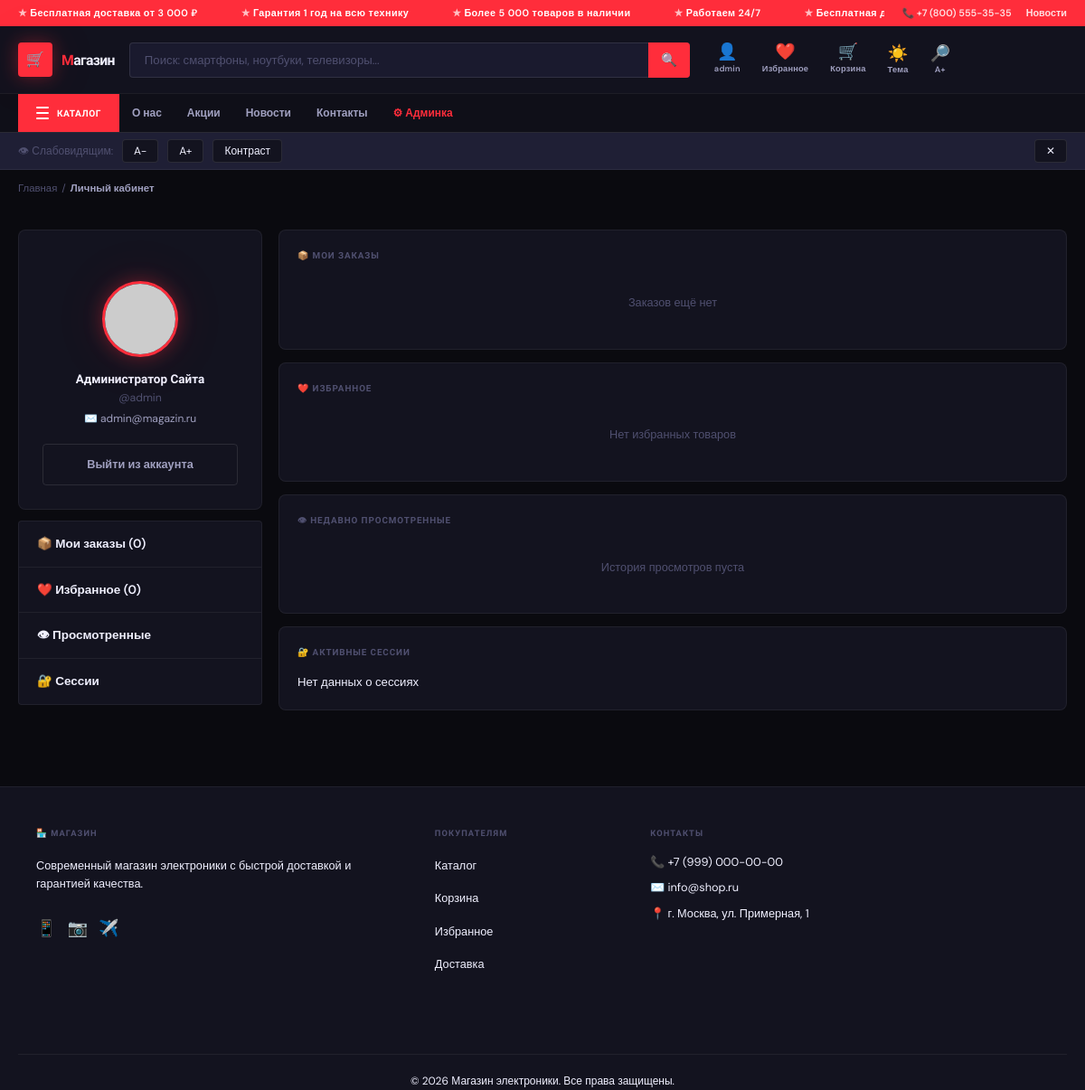
The app's page /profile.php (signed in) with its own data.
### tables this page shows
CREATE TABLE `users` (
  `id`           INT AUTO_INCREMENT PRIMARY KEY,
  `email`        VARCHAR(255) NOT NULL UNIQUE,
  `login`        VARCHAR(100) NOT NULL UNIQUE,
  `full_name`    VARCHAR(255) NOT NULL,
  `nickname`     VARCHAR(100) NOT NULL UNIQUE,
  `birthdate`    DATE NOT NULL,
  `gender`       ENUM('male','female','other') NOT NULL,
  `password`     VARCHAR(255) NOT NULL,
  `avatar`       VARCHAR(255) DEFAULT 'default_avatar.png',
  `role`         ENUM('user','admin') DEFAULT 'user',
  `created_at`   TIMESTAMP DEFAULT CURRENT_TIMESTAMP
);

### includes/auth.php (called while the page is built, shortened)
<?php
require_once __DIR__ . '/db.php';
function isLoggedIn(): bool {
    return isset($_SESSION['user_id']);
}
function isAdmin(): bool {
    return isset($_SESSION['user_role']) && $_SESSION['user_role'] === 'admin';
}
function getCurrentUser(): ?array {
    global $pdo;
    $stmt = $pdo->prepare("SELECT * FROM users WHERE id = ?");
    $stmt->execute([$_SESSION['user_id']]);
    return $stmt->fetch() ?: null;
}
function getSettings(): array {
    global $pdo;
    $stmt = $pdo->query("SELECT setting_key, setting_value FROM settings");
    $rows = $stmt->fetchAll();
    $out = [];
    foreach ($rows as $row) {
        $out[$row['setting_key']] = $row['setting_value'];
    }
    return $out;
}

### profile.php (the view, shortened to what this page needs)
<?php
require_once __DIR__ . '/includes/auth.php';
$userId = $_SESSION['user_id'];
$orders = $pdo->prepare("SELECT o.*, (SELECT COUNT(*) FROM order_items oi WHERE oi.order_id = o.id) as items_count FROM orders o WHERE o.user_id = ? ORDER BY o.created_at DESC LIMIT 10");
$orders->execute([$userId]);
$orderList = $orders->fetchAll();
$history = $pdo->prepare("SELECT p.*, vh.viewed_at FROM view_history vh JOIN products p ON vh.product_id = p.id WHERE vh.user_id = ? ORDER BY vh.viewed_at DESC LIMIT 8");
$history->execute([$userId]);
$viewHistory = $history->fetchAll();
$favs = $pdo->prepare("SELECT p.* FROM favorites f JOIN products p ON f.product_id = p.id WHERE f.user_id = ? ORDER BY f.added_at DESC LIMIT 8");
$favs->execute([$userId]);
$favorites = $favs->fetchAll();
$sessions = $pdo->prepare("SELECT * FROM user_sessions WHERE user_id = ? ORDER BY last_active DESC LIMIT 5");
$sessions->execute([$userId]);
$sessionList = $sessions->fetchAll();
require_once __DIR__ . '/includes/header.php';
?>
<div class="container">
  <div class="breadcrumbs">
    <a href="/shop/index.php">Главная</a> / <span>Личный кабинет</span>
  </div>
  <div class="profile-layout">
    <aside>
      <div class="profile-card">
        <?php
        $avatarPath = ($user['avatar'] && $user['avatar'] !== 'default_avatar.png')
            ? '/shop/uploads/' . $user['avatar']
            : 'https://ui-avatars.com/api/?name=' . urlencode($user['full_name']) . '&size=100&background=e63946&color=fff';
        ?>
        <img src="<?= htmlspecialchars($avatarPath) ?>" alt="" class="profile-avatar">
        <div class="profile-name"><?= htmlspecialchars($user['full_name']) ?></div>
        <div class="profile-nick">@<?= htmlspecialchars($user['nickname']) ?></div>
        <div class="profile-email">✉️ <?= htmlspecialchars($user['email']) ?></div>
        <a href="/shop/profile.php?logout=1" class="btn-secondary" style="display:block">Выйти из аккаунта</a>
      </div>
      <div style="background:var(--surface);border:1px solid var(--border);border-radius:var(--radius);overflow:hidden;margin-top:12px">
        <a href="#orders" style="display:flex;align-items:center;gap:10px;padding:14px 20px;border-bottom:1px solid var(--border);font-weight:600;font-size:0.9rem;transition:background 0.2s">📦 Мои заказы (<?= count($orderList) ?>)</a>
        <a href="#favorites" style="display:flex;align-items:center;gap:10px;padding:14px 20px;border-bottom:1px solid var(--border);font-weight:600;font-size:0.9rem;transition:background 0.2s">❤️ Избранное (<?= count($favorites) ?>)</a>
        <a href="#history" style="display:flex;align-items:center;gap:10px;padding:14px 20px;border-bottom:1px solid var(--border);font-weight:600;font-size:0.9rem;transition:background 0.2s">👁 Просмотренные</a>
        <a href="#sessions" style="display:flex;align-items:center;gap:10px;padding:14px 20px;font-weight:600;font-size:0.9rem;transition:background 0.2s">🔐 Сессии</a>
      </div>
    </aside>
    <div class="profile-sections">
      <div class="profile-section" id="orders">
        <h3>📦 Мои заказы</h3>
        <?php if (empty($orderList)): ?>
        <div class="empty-state" style="padding:20px"><p>Заказов ещё нет</p></div>
        <?php endif; ?>
      </div>
      <div class="profile-section" id="favorites">
        <h3>❤️ Избранное</h3>
        <?php if (empty($favorites)): ?>
        <div class="empty-state" style="padding:20px"><p>Нет избранных товаров</p></div>
        <?php endif; ?>
      </div>
      <div class="profile-section" id="history">
        <h3>👁 Недавно просмотренные</h3>
        <?php if (empty($viewHistory)): ?>
        <div class="empty-state" style="padding:20px"><p>История просмотров пуста</p></div>
        <?php endif; ?>
      </div>
      <div class="profile-section" id="sessions">
        <h3>🔐 Активные сессии</h3>
        <?php if (empty($sessionList)): ?>
        <p style="color:var(--text-muted);font-size:0.88rem">Нет данных о сессиях</p>
        <?php endif; ?>
      </div>
    </div>
  </div>
</div>
<?php require_once __DIR__ . '/includes/footer.php'; ?>

### includes/header.php (shortened to what this page needs)
<?php
require_once __DIR__ . '/auth.php';
$settings = getSettings();
$user     = getCurrentUser();
?>
<!DOCTYPE html>
<html lang="ru" data-theme="dark">
<head>
<link rel="stylesheet" href="/shop/assets/css/style.css">
</head>
<body>
<div class="header-topbar">
  <div class="topbar-inner">
    <div style="overflow:hidden;flex:1">
      <div class="topbar-scroll">
        <span>Бесплатная доставка от 3 000 ₽</span>
        <span>Гарантия 1 год на всю технику</span>
        <span>Более 5 000 товаров в наличии</span>
        <span>Работаем 24/7</span>
        <span>Бесплатная доставка от 3 000 ₽</span>
      </div>
    </div>
    <div class="topbar-right">
      <a href="tel:<?= htmlspecialchars($settings['contact_phone'] ?? '') ?>">
        📞 <?= htmlspecialchars($settings['contact_phone'] ?? '') ?>
      </a>
      <a href="/shop/news.php">Новости</a>
    </div>
  </div>
</div>
<header class="site-header">
  <div class="header-inner container">
    <a href="/shop/index.php" class="logo">
      <div class="logo-mark">🛒</div>
      <div class="logo-text">
        <?php
        $name = htmlspecialchars($settings['site_name'] ?? 'Магазин');
        echo '<em>' . mb_substr($name, 0, 1) . '</em>' . mb_substr($name, 1);
        ?>
      </div>
    </a>
    <form class="header-search" action="/shop/search.php" method="GET" autocomplete="off">
      <input type="text" name="q" id="header-search-input"
             placeholder="Поиск: смартфоны, ноутбуки, телевизоры..."
             value="<?= htmlspecialchars($_GET['q'] ?? '') ?>">
      <button type="submit">🔍</button>
    </form>
    <nav class="header-actions">
      <?php if (isLoggedIn()): ?>
        <a href="/shop/profile.php" class="btn-icon">
          <span class="icon">👤</span>
          <small><?= htmlspecialchars(mb_substr($user['nickname'] ?? 'Кабинет', 0, 8)) ?></small>
        </a>
      <?php endif; ?>
      <a href="/shop/favorites.php" class="btn-icon">
        <span class="icon">❤️</span><small>Избранное</small>
      </a>
      <a href="/shop/cart.php" class="btn-icon cart-btn">
        <span class="icon">🛒</span>
        <small>Корзина</small>
      </a>
      <button class="btn-icon" id="themeToggle" title="Тема">
        <span class="icon" id="themeIcon">☀️</span><small>Тема</small>
      </button>
      <button class="btn-icon" id="accessibilityBtn" title="Слабовидящим">
        <span class="icon">🔎</span><small>A+</small>
      </button>
    </nav>
  </div>
  <nav class="header-nav">
    <div class="nav-inner container">
      <div class="catalog-dropdown">
        <button class="catalog-btn">
          <div class="lines">
            <span></span><span></span><span></span>
          </div>
          Каталог
        </button>
      </div>
      <div class="nav-links">
        <a href="/shop/index.php#about">О нас</a>
        <a href="/shop/index.php#promotions">Акции</a>
        <a href="/shop/news.php">Новости</a>
        <a href="/shop/index.php#contacts">Контакты</a>
        <?php if (isAdmin()): ?>
        <a href="/shop/admin/index.php" class="admin-link">⚙ Админка</a>
        <?php endif; ?>
      </div>
    </div>
  </nav>
</header>
<div class="accessibility-bar" id="accessibilityBar">
  <div class="container">
    <span>👁 Слабовидящим:</span>
    <button onclick="changeFont(-1)">A−</button>
    <button onclick="changeFont(1)">A+</button>
    <button onclick="toggleContrast()">Контраст</button>
    <button onclick="document.getElementById('accessibilityBar').style.display='none'" style="margin-left:auto">✕</button>
  </div>
</div>
<main class="site-main">

### records on screen
users: nickname "admin", full_name "Администратор Сайта", email "admin@magazin.ru"

### other values on screen
$settings['contact_phone'] "+7 (800) 555-35-35"
mb_substr($name, 0, 1) "М"
mb_substr($name, 1) "агазин"
count($orderList) "0"
count($favorites) "0"
